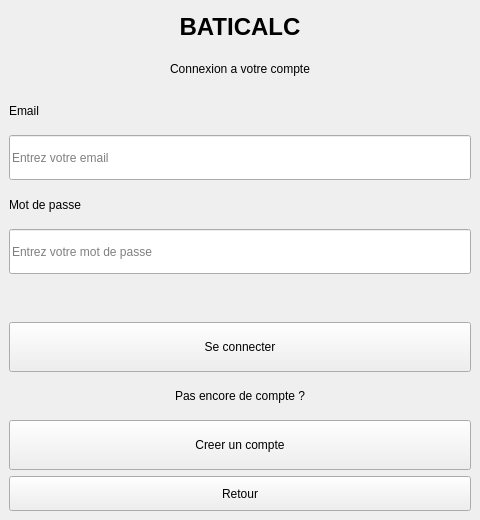
<ui version="4.0">
 <class>LoginWindow</class>
 <widget class="QMainWindow" name="LoginWindow">
  <property name="geometry"><rect><x>0</x><y>0</y><width>480</width><height>520</height></rect></property>
  <property name="windowTitle"><string>BATICALC - Connexion</string></property>
  <widget class="QWidget" name="centralwidget">
   <layout class="QVBoxLayout" name="verticalLayout">
    <item>
     <widget class="QLabel" name="label_title">
      <property name="text"><string>&lt;h1&gt;BATICALC&lt;/h1&gt;</string></property>
      <property name="alignment"><set>Qt::AlignCenter</set></property>
     </widget>
    </item>
    <item>
     <widget class="QLabel" name="label_subtitle">
      <property name="text"><string>Connexion a votre compte</string></property>
      <property name="alignment"><set>Qt::AlignCenter</set></property>
     </widget>
    </item>
    <item><widget class="QLabel" name="label_email"><property name="text"><string>Email</string></property></widget></item>
    <item>
     <widget class="QLineEdit" name="input_email">
      <property name="minimumSize"><size><width>0</width><height>45</height></size></property>
      <property name="placeholderText"><string>Entrez votre email</string></property>
     </widget>
    </item>
    <item><widget class="QLabel" name="label_password"><property name="text"><string>Mot de passe</string></property></widget></item>
    <item>
     <widget class="QLineEdit" name="input_password">
      <property name="minimumSize"><size><width>0</width><height>45</height></size></property>
      <property name="placeholderText"><string>Entrez votre mot de passe</string></property>
      <property name="echoMode"><enum>QLineEdit::Password</enum></property>
     </widget>
    </item>
    <item>
     <widget class="QLabel" name="label_error">
      <property name="text"><string></string></property>
      <property name="alignment"><set>Qt::AlignCenter</set></property>
     </widget>
    </item>
    <item>
     <widget class="QPushButton" name="btn_login">
      <property name="minimumSize"><size><width>0</width><height>50</height></size></property>
      <property name="text"><string>Se connecter</string></property>
     </widget>
    </item>
    <item><widget class="QLabel" name="label_sep"><property name="text"><string>Pas encore de compte ?</string></property><property name="alignment"><set>Qt::AlignCenter</set></property></widget></item>
    <item>
     <widget class="QPushButton" name="btn_goto_register">
      <property name="minimumSize"><size><width>0</width><height>50</height></size></property>
      <property name="text"><string>Creer un compte</string></property>
     </widget>
    </item>
    <item>
     <widget class="QPushButton" name="btn_back">
      <property name="minimumSize"><size><width>0</width><height>35</height></size></property>
      <property name="text"><string>Retour</string></property>
     </widget>
    </item>
   </layout>
  </widget>
 </widget>
 <resources/><connections/>
</ui>
